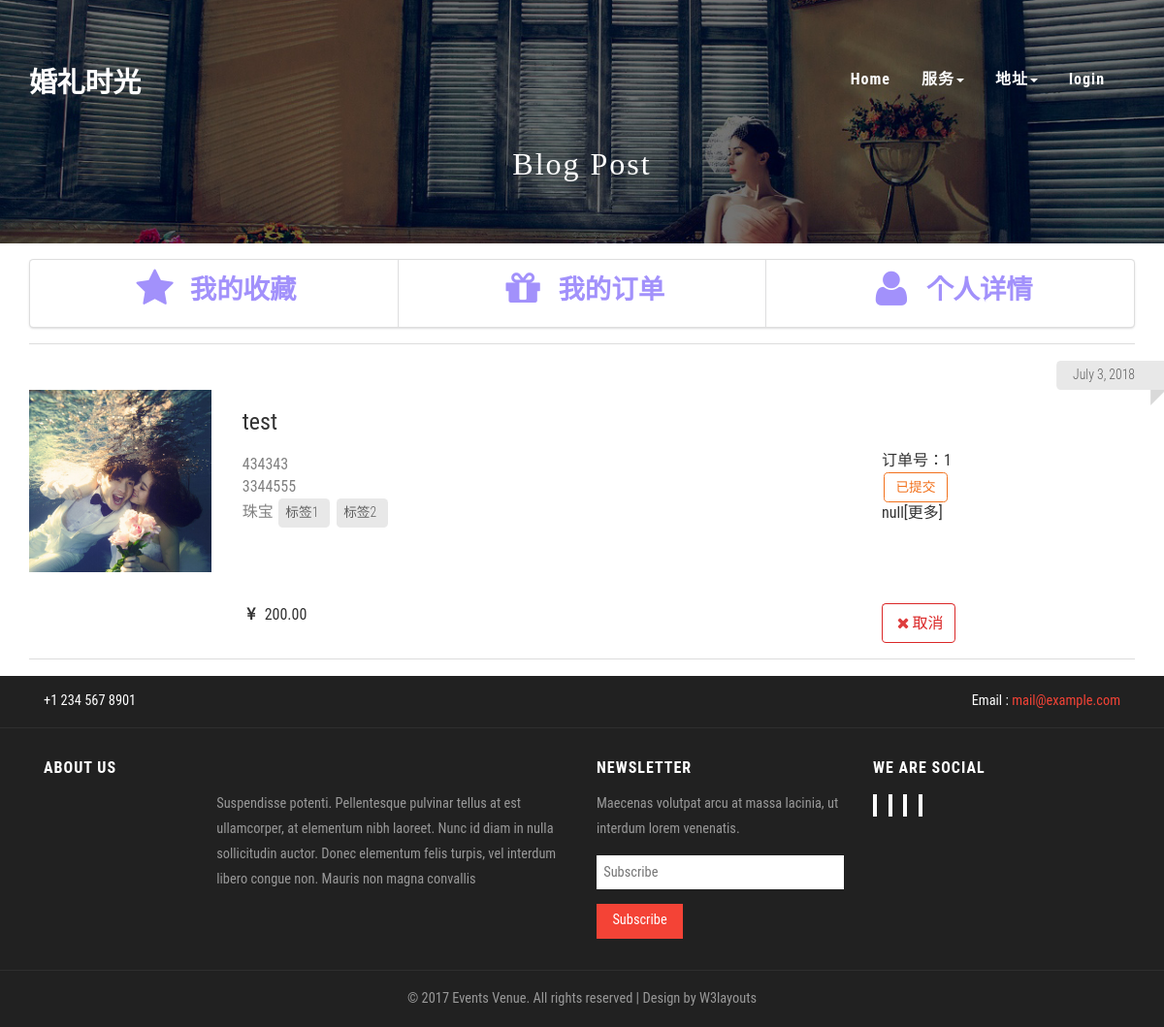
/person-list/ (signed in), run on the app's committed database.
### Web/models.py (models this page shows, shortened)
class Order_list(models.Model):#存订单
    Username = models.ForeignKey(to=UserProfile)#用户名
    create_time=models.DateField(auto_now_add=True)#订单生成时间
    needlist = models.ForeignKey(to = C_S)#需要的服务
    status = models.OneToOneField(to = status ,default=1)
    price = models.DecimalField(max_digits=8,decimal_places=2,default = 0,null=True,blank=True)#价格999999.99
    def __str__(self):
        return str(self.create_time)+' '+str(self.id)

class C_S(models.Model):#存服务
    belong = models.ForeignKey(to=Company)#所属公司
    topic = models.CharField(max_length=30 , default='unnamed_S|C')#主题
    public_like = models.PositiveIntegerField(default=0)#喜好程度
    icon = models.ImageField(upload_to='store/icon')#图标
    introduction = models.TextField(max_length=255,default='null')#介绍
    index_flag = models.CharField(max_length=20,default='',null=True,blank = True)
    service_kind = models.ForeignKey(to=server_choices)#服务种类
    minprice = models.DecimalField(max_digits=8,decimal_places=2,default = 0,null=True,blank=True)#价格999999.99
    maxprice = models.DecimalField(max_digits=8,decimal_places=2,default = 0,null=True,blank=True)#价格999999.99
    detail = models.TextField(max_length=255,default='null',null=True,blank = True)#细节参数
    create_time = models.DateField(auto_now_add=True)#创建日期
    graph_count = models.IntegerField(default=0)#包含图片数
    writed_time = models.DateField(auto_now=True)#修改日期

class Company(models.Model):#存公司
    name = models.CharField(max_length=30 , default='unnamed_company')#名字
    business_kind =models.ForeignKey(to=business_choices)#公司类型
    icon = models.ImageField(upload_to='store/icon')#图标
    phone= models.CharField(max_length=20,default = 'null',blank=True,null=True)#联系电话
    adress = models.ForeignKey(to=City)#所在城市
    ident = models.BooleanField(default = False)#审核状态
    isopen = models.BooleanField(default = False)#营业状态
    inward_phone = models.CharField(max_length=20)#内部电话
    manager = models.OneToOneField(to=UserProfile,blank=True,null=True)
    charge_time = models.DateField(auto_now=True)

class server_choices(models.Model):#检索用， 存服务类型（简写，完整描述）
    ser_name = models.CharField(max_length=5,default='NULL')
    ex_ser_name = models.CharField(max_length=15,default="expand_server'name")
    def __str__(self):
        return self.ex_ser_name

class status(models.Model):#订单状态及下阶段
    status_level = models.IntegerField()
    status_name = models.CharField(max_length=10)
    next_1 = models.IntegerField(null=True,blank = True)
    next_2 = models.IntegerField(null=True,blank = True)

### Web/views.py (the view)
# urls.py: url(r'^person-list/$',person_list),
def person_list(request):
    context={}
    if isinstance(request.user,User):
        user = UserProfile.objects.get(belong_to = request.user)
    else:
        return redirect(to='index')
    cities = City.objects.all()
    ser_kind = server_choices.objects.all()
    lists = Order_list.objects.filter(Username = user)
    print(lists)
    context['lists'] = lists
    context['user'] = user
    context['city'] = cities
    context['s_kind'] = ser_kind
    return render(request,'person-list.html',context=context)

### Web/models.py (called while the page is built)
    def __str__(self):
        return self.city_name

### Web/templates/person-list.html (shortened to what this page needs)
<!DOCTYPE html>
{% load staticfiles %}
<html lang="en">
<head>
<link rel="stylesheet" href="{% static '/css/semantic.css' %}" media="screen" title="no title" charset="utf-8">
<link href="{% static '/css/bootstrap.css' %}" rel="stylesheet" type="text/css" media="all" />
<link rel="stylesheet" href="{% static '/css/style.css' %}" type="text/css" media="all" />
</head>
<body>
	<div class="banner">
            {% include "header.html" %}
		<div class="agileinfo-top-heading">
			<h2>Blog Post</h2>
		</div>
    </div>
<div class="container">
        <div class="ui vertical horizontal segments">
                <div class="ui right aligned vertical segment">
                    <a href="../../person-fav/">
                        <h5 class="ui large violet header center aligned inverted">
                            <i class="star outline icon"></i>我的收藏
                        </h5>
                    </a>
                </div>
                <div class="ui vertical segment">
                    <h4 class="ui large violet header center aligned inverted ">
                        <i class="gift icon"></i>我的订单
                    </h4>
                </div>
                <div class="ui left aligned vertical segment">
                    <a href="../../person/">
                        <h5 class="ui large violet header center aligned inverted">
                            <i class="user outline icon"></i>个人详情
                        </h5>
                    </a>
                </div>
            </div>
        <div class="ui divider"></div>
        <div class="ui inverted divided list">
            {% for list in lists %}
            <div >
                <a class="ui right ribbon label">{{list.create_time}}</a>
                <div class="ui grid ">
                    <div class="three wide column">
                        <img class="left floated large ui image"
                        src="/store/{{ list.needlist.icon }}">
                    </div>
                    <div class="nine wide column">
                        <div class="header"><font size="5">
                            {{list.needlist.topic}}
                        </div></font>
                            <font color="grey">{{list.needlist.belong.name}}</font><br>
                            <font color="grey">{{list.needlist.belong.phone}}</font><br>
                            <font color="grey">{{list.needlist.service_kind.ex_ser_name}}</font>
                            <a class="ui image label"> 标签1 </a>
                            <a class="ui image label"> 标签2 </a>
                        <br>
                    </div>
                    <div class="three wide column">
                        <div class="header">
                            <br><br>
                            <div class="">订单号：{{list.id}}</div>
                            <div class="ui basic orange label">{{list.status.status_name}}</div>
                            <div >{{list.needlist.detail}}[更多]</div>
                        </div>
                    </div>
                    <div class="three wide column"></div>
                        <div class="nine wide column">
                            <i class="yen sign icon"></i>{{list.price}}
                        </div>
                    <div class="four wide column">
                        <div class="ui icon buttons centered">
                            <div class="ui basic red button icon">
                                <i class="delete icon"></i>取消
                            </div>
                        </div>
                    </div>
                </div>
                <div class="ui divider"></div>
            </div>
            {% endfor %}
        </div>
    </div>
<footer>
    {% include "footer.html" %}
    </footer>
</body>
</html>

### Web/static/css/style.css (style rules this page uses)
body a { transition: 0.5s all; -webkit-transition: 0.5s all; -o-transition: 0.5s all; -moz-transition: 0.5s all; -ms-transition: 0.5s all; }
html, body { font-size: 100%; font-family: 'Roboto Condensed', sans-serif; }
body { background:#FFFFFF; }
.banner { background: url(../images/1.jpg) no-repeat 0px 0px; background-size: cover; padding: 3em 0 4em; }
.header { padding: 1em 0; }
footer { background:#212121; }
.label { font-weight: 300 !important; border-radius:4px; }
.label { font-weight: 300 !important; }
.label { padding: 4px 6px; border: none; text-shadow: none; }
.agileinfo-top-heading { margin:2em 0 0 0; }
.agileinfo-top-heading h2 { color: #FFFFFF; font-size: 2em; margin: 0; font-weight: 100; font-family: 'Pacifico', cursive; letter-spacing: 2px; text-align:center; }

### data on the page
Order_list: create_time "July 3, 2018", needlist.icon (picture), needlist.topic "test", needlist.belong.name "434343", needlist.belong.phone "3344555", needlist.service_kind.ex_ser_name "珠宝", id "1", status.status_name "已提交", needlist.detail "null", price "200.00"
